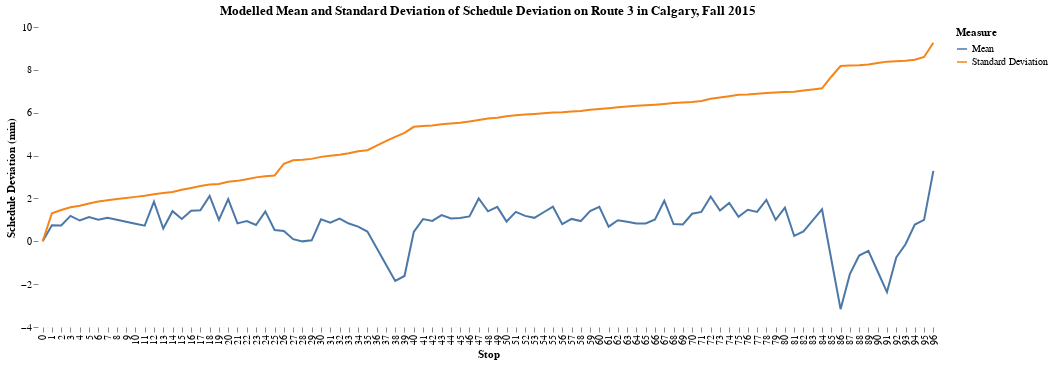

The cell this chart's notebook holds for it:
### Code cell
alt.Chart(allstats.melt(id_vars=['element'])).mark_line().encode(
    alt.X('element:O', title='Stop'),
    alt.Y('value:Q', title='Schedule Deviation (min)'),
    color=alt.Color('variable:N', title='Measure')
).properties(
    width = 900,
    height = 300,
    title = 'Modelled Mean and Standard Deviation of Schedule Deviation on Route 3 in Calgary, Fall 2015'
).configure(font='Raleway').configure_view(strokeWidth=0).configure_axis(grid=False, domain=False)

### Figure 1 — Vega-Lite specification as saved in the notebook (floating-point values rounded to 4 significant figures; data arrays with more than 128 entries replaced by an {"elided": "..."} marker saying what was removed)
{"config": {"view": {"continuousWidth": 400, "continuousHeight": 300, "strokeWidth": 0}, "axis": {"domain": false, "grid": false}, "font": "Raleway"}, "data": {"name": "data-782925a5864b5cbcbee91a0ff1aaaa95"}, "mark": "line", "encoding": {"color": {"type": "nominal", "field": "variable", "title": "Measure"}, "x": {"type": "ordinal", "field": "element", "title": "Stop"}, "y": {"type": "quantitative", "field": "value", "title": "Schedule Deviation (min)"}}, "height": 300, "title": "Modelled Mean and Standard Deviation of Schedule Deviation on Route 3 in Calgary, Fall 2015", "width": 900, "$schema": "https://vega.github.io/schema/vega-lite/v4.8.1.json", "datasets": {"data-782925a5864b5cbcbee91a0ff1aaaa95": {"elided": "194 records"}}}
